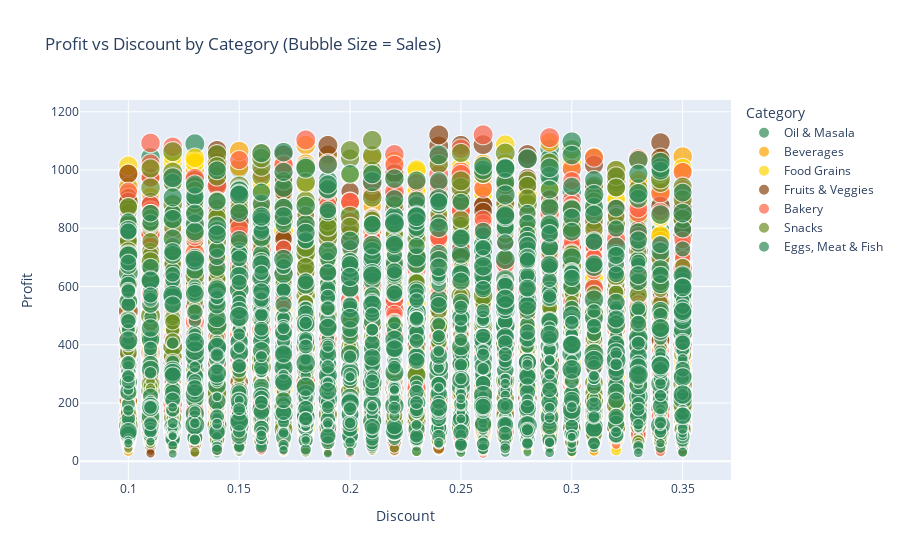

The code cell stored with this chart in its notebook:
### Code cell
import plotly.express as px

#Plot5: Profit vs Discount Scatter
figA = px.scatter(
    df, x="Discount", y="Profit",
    color="Category",
    size="Sales",
    hover_data=["Sub Category", "City"],
    color_discrete_sequence=supermart_colors,
    title="Profit vs Discount by Category (Bubble Size = Sales)"
)
fig5.update_traces(hovertemplate="Discount: %{x}<br>Profit: %{y}<br>Sales: %{marker.size:,}")
fig5.show()

### Figure 1 — Plotly figure (JSON) as saved in the notebook; plotly's stock layout.template omitted (floating-point values rounded to 4 significant figures; data arrays with more than 128 entries replaced by an {"elided": "..."} marker saying what was removed)
{"data": [{"customdata": {"elided": "1361x2 str values"}, "hovertemplate": "Discount: %{x}<br>Profit: %{y}<br>Sales: %{marker.size:,}", "legendgroup": "Oil & Masala", "marker": {"color": "#2E8B57", "size": {"elided": "1361 int values"}, "sizemode": "area", "sizeref": 6.25, "symbol": "circle"}, "mode": "markers", "name": "Oil & Masala", "showlegend": true, "type": "scattergl", "x": {"elided": "1361 float values"}, "xaxis": "x", "y": {"elided": "1361 float values"}, "yaxis": "y"}, {"customdata": {"elided": "1400x2 str values"}, "hovertemplate": "Discount: %{x}<br>Profit: %{y}<br>Sales: %{marker.size:,}", "legendgroup": "Beverages", "marker": {"color": "#FFA500", "size": {"elided": "1400 int values"}, "sizemode": "area", "sizeref": 6.25, "symbol": "circle"}, "mode": "markers", "name": "Beverages", "showlegend": true, "type": "scattergl", "x": {"elided": "1400 float values"}, "xaxis": "x", "y": {"elided": "1400 float values"}, "yaxis": "y"}, {"customdata": {"elided": "1398x2 str values"}, "hovertemplate": "Discount: %{x}<br>Profit: %{y}<br>Sales: %{marker.size:,}", "legendgroup": "Food Grains", "marker": {"color": "#FFD700", "size": {"elided": "1398 int values"}, "sizemode": "area", "sizeref": 6.25, "symbol": "circle"}, "mode": "markers", "name": "Food Grains", "showlegend": true, "type": "scattergl", "x": {"elided": "1398 float values"}, "xaxis": "x", "y": {"elided": "1398 float values"}, "yaxis": "y"}, {"customdata": {"elided": "1418x2 str values"}, "hovertemplate": "Discount: %{x}<br>Profit: %{y}<br>Sales: %{marker.size:,}", "legendgroup": "Fruits & Veggies", "marker": {"color": "#8B4513", "size": {"elided": "1418 int values"}, "sizemode": "area", "sizeref": 6.25, "symbol": "circle"}, "mode": "markers", "name": "Fruits & Veggies", "showlegend": true, "type": "scattergl", "x": {"elided": "1418 float values"}, "xaxis": "x", "y": {"elided": "1418 float values"}, "yaxis": "y"}, {"customdata": {"elided": "1413x2 str values"}, "hovertemplate": "Discount: %{x}<br>Profit: %{y}<br>Sales: %{marker.size:,}", "legendgroup": "Bakery", "marker": {"color": "#FF6347", "size": {"elided": "1413 int values"}, "sizemode": "area", "sizeref": 6.25, "symbol": "circle"}, "mode": "markers", "name": "Bakery", "showlegend": true, "type": "scattergl", "x": {"elided": "1413 float values"}, "xaxis": "x", "y": {"elided": "1413 float values"}, "yaxis": "y"}, {"customdata": {"elided": "1514x2 str values"}, "hovertemplate": "Discount: %{x}<br>Profit: %{y}<br>Sales: %{marker.size:,}", "legendgroup": "Snacks", "marker": {"color": "#6B8E23", "size": {"elided": "1514 int values"}, "sizemode": "area", "sizeref": 6.25, "symbol": "circle"}, "mode": "markers", "name": "Snacks", "showlegend": true, "type": "scattergl", "x": {"elided": "1514 float values"}, "xaxis": "x", "y": {"elided": "1514 float values"}, "yaxis": "y"}, {"customdata": {"elided": "1490x2 str values"}, "hovertemplate": "Discount: %{x}<br>Profit: %{y}<br>Sales: %{marker.size:,}", "legendgroup": "Eggs, Meat & Fish", "marker": {"color": "#2E8B57", "size": {"elided": "1490 int values"}, "sizemode": "area", "sizeref": 6.25, "symbol": "circle"}, "mode": "markers", "name": "Eggs, Meat & Fish", "showlegend": true, "type": "scattergl", "x": {"elided": "1490 float values"}, "xaxis": "x", "y": {"elided": "1490 float values"}, "yaxis": "y"}], "layout": {"legend": {"itemsizing": "constant", "title": {"text": "Category"}, "tracegroupgap": 0}, "title": {"text": "Profit vs Discount by Category (Bubble Size = Sales)"}, "xaxis": {"anchor": "y", "domain": [0, 1], "title": {"text": "Discount"}}, "yaxis": {"anchor": "x", "domain": [0, 1], "title": {"text": "Profit"}}}}
